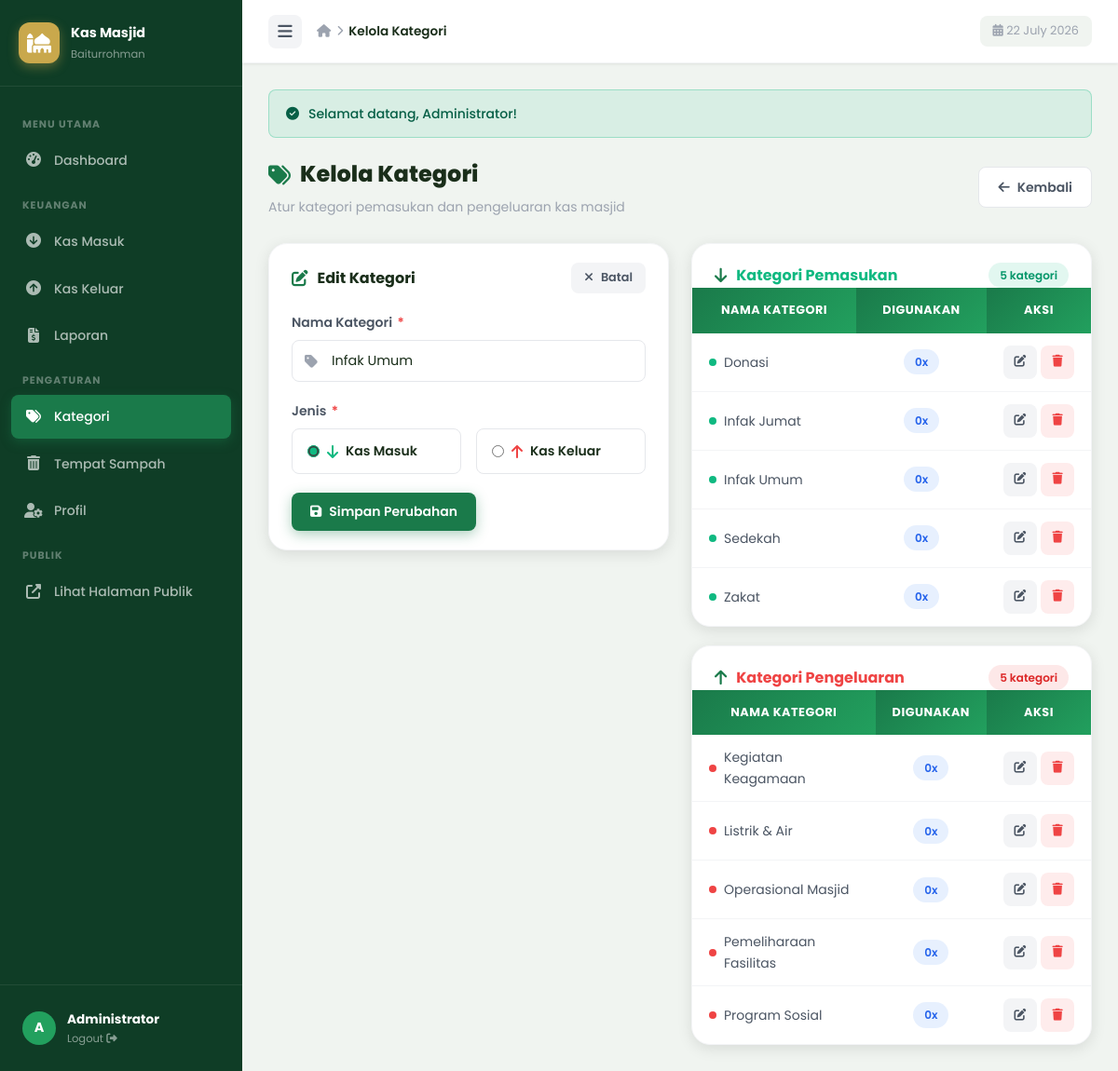
The page /admin/kategori.php?edit=5 (signed in) on the database its author committed.
### tables this page shows
CREATE TABLE IF NOT EXISTS `kategori` (
  `id` INT(11) NOT NULL AUTO_INCREMENT,
  `nama_kategori` VARCHAR(100) NOT NULL,
  `jenis` ENUM('masuk','keluar') NOT NULL,
  `created_at` TIMESTAMP DEFAULT CURRENT_TIMESTAMP,
  PRIMARY KEY (`id`)
);

### includes/config.php (called while the page is built, shortened)
<?php
function getAlert() {
    if (isset($_SESSION['alert'])) {
        $a = $_SESSION['alert'];
        return $a;
    }
    return null;
}
?>

### admin/kategori.php (the view, shortened to what this page needs)
<?php
require_once '../includes/config.php';
$edit_data = null;
if (isset($_GET['edit'])) {
    $id = (int)$_GET['edit'];
    $edit_data = $conn->query("SELECT * FROM kategori WHERE id=$id")->fetch_assoc();
}
$list_masuk  = $conn->query("SELECT k.*, COUNT(t.id) as jml FROM kategori k LEFT JOIN transaksi t ON t.kategori_id=k.id WHERE k.jenis='masuk'  GROUP BY k.id ORDER BY k.nama_kategori");
$list_keluar = $conn->query("SELECT k.*, COUNT(t.id) as jml FROM kategori k LEFT JOIN transaksi t ON t.kategori_id=k.id WHERE k.jenis='keluar' GROUP BY k.id ORDER BY k.nama_kategori");
$alert = getAlert();
?>
<!DOCTYPE html>
<html lang="id">
<head>
<link rel="stylesheet" href="<?= APP_URL ?>/assets/css/style.css">
<link rel="stylesheet" href="https://cdnjs.cloudflare.com/ajax/libs/font-awesome/6.5.0/css/all.min.css">
</head>
<body>
<div class="admin-wrapper">
<?php include '../includes/partials/sidebar-admin.php'; ?>
<div class="admin-main">
  <div class="topbar">
    <div class="topbar-left">
      <div class="topbar-toggle" id="sidebarToggle"><i class="fas fa-bars"></i></div>
      <div class="breadcrumb">
        <span class="bc-item"><i class="fas fa-home"></i></span>
        <span class="bc-sep"><i class="fas fa-chevron-right"></i></span>
        <span class="bc-item active">Kelola Kategori</span>
      </div>
    </div>
    <div class="topbar-right">
      <div class="topbar-date"><i class="fas fa-calendar-alt"></i> <?= date('d F Y') ?></div>
    </div>
  </div>
  <div class="admin-content">
    <?php if ($alert): ?>
    <div class="alert alert-<?= $alert['type'] ?>">
      <i class="fas fa-<?= $alert['type']=='success'?'check-circle':'exclamation-circle' ?>"></i>
      <?= htmlspecialchars($alert['message']) ?>
    </div>
    <?php endif; ?>
    <div class="page-header" style="display:flex; align-items:center; justify-content:space-between; flex-wrap:wrap; gap:12px;">
  <div>
    <h1 class="page-title"><i class="fas fa-tags"></i> Kelola Kategori</h1>
    <p class="page-subtitle">Atur kategori pemasukan dan pengeluaran kas masjid</p>
  </div>
  <a href="javascript:history.back()" class="btn btn-ghost" style="border: 1.5px solid var(--border); background: var(--bg-card);">
    <i class="fas fa-arrow-left"></i> Kembali
  </a>
</div>
    <div class="grid-2" style="align-items:start">
      <div class="card animate-fadeIn">
        <div class="card-header">
          <div class="card-title">
            <i class="fas fa-<?= $edit_data ? 'edit' : 'plus-circle' ?>"></i>
            <?= $edit_data ? 'Edit Kategori' : 'Tambah Kategori Baru' ?>
          </div>
          <?php if ($edit_data): ?>
          <a href="kategori.php" class="btn btn-ghost btn-sm"><i class="fas fa-times"></i> Batal</a>
          <?php endif; ?>
        </div>
        <div class="card-body">
          <form method="POST">
            <div class="form-group">
              <label class="form-label">Nama Kategori <span class="required">*</span></label>
              <div class="input-group">
                <input type="text" name="nama_kategori" class="form-control"
                       placeholder="Contoh: Infak Jumat"
                       value="<?= htmlspecialchars($edit_data['nama_kategori'] ?? '') ?>" required>
              </div>
            </div>
            <div class="form-group">
              <label class="form-label">Jenis <span class="required">*</span></label>
              <div style="display:flex;gap:16px;margin-top:4px">
                <label style="display:flex;align-items:center;gap:8px;cursor:pointer;padding:12px 16px;border:1.5px solid var(--border);border-radius:var(--radius-sm);flex:1;transition:var(--transition-fast)" id="lblMasuk">
                  <input type="radio" name="jenis" value="masuk" <?= ($edit_data['jenis']??'masuk')=='masuk'?'checked':'' ?> style="accent-color:var(--success)">
                  <i class="fas fa-arrow-down" style="color:var(--success)"></i>
                  <span style="font-weight:600;font-size:.875rem">Kas Masuk</span>
                </label>
                <label style="display:flex;align-items:center;gap:8px;cursor:pointer;padding:12px 16px;border:1.5px solid var(--border);border-radius:var(--radius-sm);flex:1;transition:var(--transition-fast)" id="lblKeluar">
                  <input type="radio" name="jenis" value="keluar" <?= ($edit_data['jenis']??'')=='keluar'?'checked':'' ?> style="accent-color:var(--danger)">
                  <i class="fas fa-arrow-up" style="color:var(--danger)"></i>
                  <span style="font-weight:600;font-size:.875rem">Kas Keluar</span>
                </label>
              </div>
            </div>
            <div style="display:flex;gap:10px;margin-top:4px">
              <button type="submit" class="btn btn-primary">
                <i class="fas fa-save"></i> <?= $edit_data ? 'Simpan Perubahan' : 'Tambah Kategori' ?>
              </button>
            </div>
          </form>
        </div>
      </div>
      <div style="display:flex;flex-direction:column;gap:20px">
        <div class="card animate-fadeIn delay-1">
          <div class="card-header">
            <div class="card-title" style="color:var(--success)"><i class="fas fa-arrow-down"></i> Kategori Pemasukan</div>
            <span class="badge badge-success"><?= $list_masuk->num_rows ?> kategori</span>
          </div>
          <div class="card-body" style="padding:0">
            <table class="table">
              <thead>
                <tr><th>Nama Kategori</th><th class="text-center">Digunakan</th><th style="width:80px">Aksi</th></tr>
              </thead>
              <tbody>
                <?php if ($list_masuk->num_rows): while ($k = $list_masuk->fetch_assoc()): ?>
                <tr>
                  <td>
                    <div style="display:flex;align-items:center;gap:8px">
                      <span style="width:8px;height:8px;border-radius:50%;background:var(--success);flex-shrink:0"></span>
                      <?= htmlspecialchars($k['nama_kategori']) ?>
                    </div>
                  </td>
                  <td class="text-center"><span class="badge badge-info"><?= $k['jml'] ?>x</span></td>
                  <td>
                    <div style="display:flex;gap:4px">
                      <a href="?edit=<?= $k['id'] ?>" class="btn btn-ghost btn-icon btn-sm" data-tooltip="Edit"><i class="fas fa-edit"></i></a>
                      <?php if ($k['jml'] == 0): ?>
                      <button onclick="confirmDelete(<?= $k['id'] ?>,'<?= htmlspecialchars(addslashes($k['nama_kategori'])) ?>')"
                              class="btn btn-icon btn-sm" style="background:rgba(239,68,68,.1);color:var(--danger)" data-tooltip="Hapus">
                        <i class="fas fa-trash"></i>
                      </button>
                      <?php else: ?>
                      <span class="btn btn-icon btn-sm" style="opacity:.3;cursor:not-allowed" data-tooltip="Tidak dapat dihapus">
                        <i class="fas fa-lock"></i>
                      </span>
                      <?php endif; ?>
                    </div>
                  </td>
                </tr>
                <?php endwhile; else: ?>
                <tr><td colspan="3"><div class="empty-state" style="padding:24px"><div class="es-icon"><i class="fas fa-tags"></i></div><h3>Belum ada kategori</h3></div></td></tr>
                <?php endif; ?>
              </tbody>
            </table>
          </div>
        </div>
        <div class="card animate-fadeIn delay-2">
          <div class="card-header">
            <div class="card-title" style="color:var(--danger)"><i class="fas fa-arrow-up"></i> Kategori Pengeluaran</div>
            <span class="badge badge-danger"><?= $list_keluar->num_rows ?> kategori</span>
          </div>
          <div class="card-body" style="padding:0">
            <table class="table">
              <thead>
                <tr><th>Nama Kategori</th><th class="text-center">Digunakan</th><th style="width:80px">Aksi</th></tr>
              </thead>
              <tbody>
                <?php if ($list_keluar->num_rows): while ($k = $list_keluar->fetch_assoc()): ?>
                <tr>
                  <td>
                    <div style="display:flex;align-items:center;gap:8px">
                      <span style="width:8px;height:8px;border-radius:50%;background:var(--danger);flex-shrink:0"></span>
                      <?= htmlspecialchars($k['nama_kategori']) ?>
                    </div>
                  </td>
                  <td class="text-center"><span class="badge badge-info"><?= $k['jml'] ?>x</span></td>
                  <td>
                    <div style="display:flex;gap:4px">
                      <a href="?edit=<?= $k['id'] ?>" class="btn btn-ghost btn-icon btn-sm" data-tooltip="Edit"><i class="fas fa-edit"></i></a>
                      <?php if ($k['jml'] == 0): ?>
                      <button onclick="confirmDelete(<?= $k['id'] ?>,'<?= htmlspecialchars(addslashes($k['nama_kategori'])) ?>')"
                              class="btn btn-icon btn-sm" style="background:rgba(239,68,68,.1);color:var(--danger)" data-tooltip="Hapus">
                        <i class="fas fa-trash"></i>
                      </button>
                      <?php else: ?>
                      <span class="btn btn-icon btn-sm" style="opacity:.3;cursor:not-allowed" data-tooltip="Tidak dapat dihapus"><i class="fas fa-lock"></i></span>
                      <?php endif; ?>
                    </div>
                  </td>
                </tr>
                <?php endwhile; else: ?>
                <tr><td colspan="3"><div class="empty-state" style="padding:24px"><div class="es-icon"><i class="fas fa-tags"></i></div><h3>Belum ada kategori</h3></div></td></tr>
                <?php endif; ?>
              </tbody>
            </table>
          </div>
        </div>
      </div>
    </div>
  </div>
</div>
</div>
</body>
</html>

### rows shown on the page
kategori: nama_kategori "Infak Umum", jenis "☑ Kas Masuk", jenis "☐ Kas Keluar", jml "0", id "5"
kategori: nama_kategori "Donasi", jml "0"
kategori: nama_kategori "Infak Jumat", jml "0"
kategori: nama_kategori "Sedekah", jml "0"
kategori: nama_kategori "Zakat", jml "0"
kategori: nama_kategori "Kegiatan Keagamaan", jml "0"
kategori: nama_kategori "Listrik & Air", jml "0"
kategori: nama_kategori "Operasional Masjid", jml "0"
kategori: nama_kategori "Pemeliharaan Fasilitas", jml "0"
kategori: nama_kategori "Program Sosial", jml "0"

### other values the page prints
$admin_init "A"
$admin_name "Administrator"
$alert['message'] "Selamat datang, Administrator!"
$list_masuk->num_rows "5"
